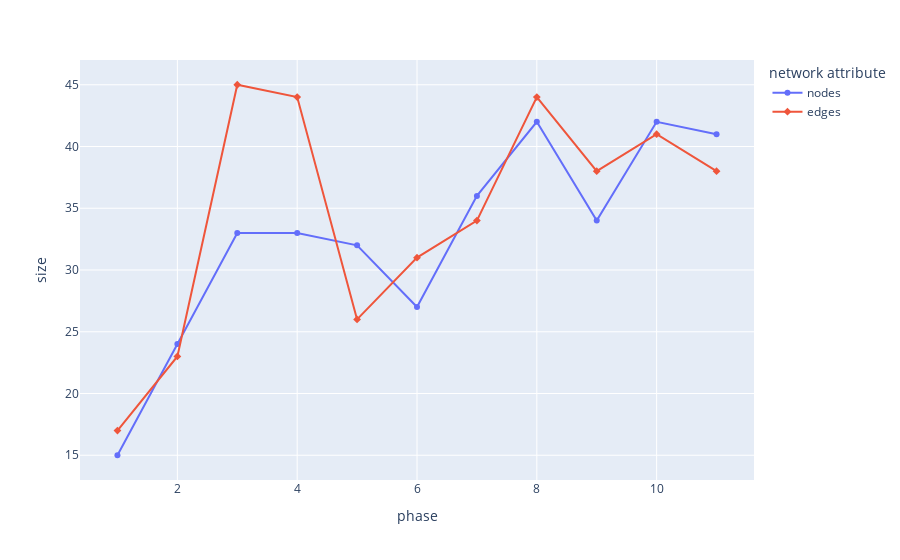

Write notebook code for a chart like this one.
### Code cell
fig = px.line(
    melted_phase_frame,
    x = 'phase',
    y = 'size',
    color = 'network attribute',
    symbol = 'network attribute',
)

fig.show()

### Figure 1 — Plotly figure (JSON) as saved in the notebook; plotly's stock layout.template omitted (floating-point values rounded to 4 significant figures)
{"data": [{"hovertemplate": "network attribute=nodes<br>phase=%{x}<br>size=%{y}<extra></extra>", "legendgroup": "nodes", "line": {"color": "#636efa", "dash": "solid"}, "marker": {"symbol": "circle"}, "mode": "lines+markers", "name": "nodes", "orientation": "v", "showlegend": true, "type": "scatter", "x": [1, 2, 3, 4, 5, 6, 7, 8, 9, 10, 11], "xaxis": "x", "y": [15, 24, 33, 33, 32, 27, 36, 42, 34, 42, 41], "yaxis": "y"}, {"hovertemplate": "network attribute=edges<br>phase=%{x}<br>size=%{y}<extra></extra>", "legendgroup": "edges", "line": {"color": "#EF553B", "dash": "solid"}, "marker": {"symbol": "diamond"}, "mode": "lines+markers", "name": "edges", "orientation": "v", "showlegend": true, "type": "scatter", "x": [1, 2, 3, 4, 5, 6, 7, 8, 9, 10, 11], "xaxis": "x", "y": [17, 23, 45, 44, 26, 31, 34, 44, 38, 41, 38], "yaxis": "y"}], "layout": {"legend": {"title": {"text": "network attribute"}, "tracegroupgap": 0}, "margin": {"t": 60}, "xaxis": {"anchor": "y", "domain": [0, 1], "title": {"text": "phase"}}, "yaxis": {"anchor": "x", "domain": [0, 1], "title": {"text": "size"}}}}
